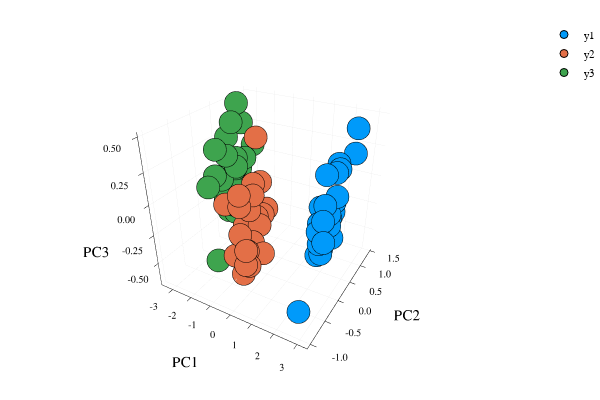

Notebook code cell kept with this figure:
### Markdown cell above
# PCA example: Fisher's Iris data

### Code cell
using MultivariateStats, RDatasets, Plots
plotly() # using plotly for 3D-interacive graphing

# load iris dataset
iris = dataset("datasets", "iris")

# split half to training set
Xtr = convert(Matrix, iris[1:2:end, 1:4])'
Xtr_labels = convert(Vector, iris[1:2:end, 5])

# split other half to testing set
Xte = convert(Matrix, iris[2:2:end, 1:4])'
Xte_labels = convert(Vector, iris[2:2:end, 5])

# suppose Xtr and Xte are training and testing data matrix,
# with each observation in a column

# train a PCA model, allowing up to 3 dimensions
M = fit(PCA, Xtr; maxoutdim=3)

# apply PCA model to testing set
Yte = transform(M, Xte)

# reconstruct testing observations (approximately)
Xr = reconstruct(M, Yte)

# group results by testing set labels for color coding
setosa = Yte[:, Xte_labels .== "setosa"]
versicolor = Yte[:, Xte_labels .== "versicolor"]
virginica = Yte[:, Xte_labels .== "virginica"]

# visualize first 3 principal components in 3D interacive plot
p = scatter(setosa[1, :], setosa[2, :], setosa[3, :],marker=:circle, linewidth=0)
scatter!(versicolor[1, :], versicolor[2, :], versicolor[3, :],marker=:circle, linewidth=0)
scatter!(virginica[1, :], virginica[2, :], virginica[3, :], marker=:circle, linewidth=0)
plot!(p, xlabel="PC1", ylabel="PC2", zlabel="PC3")

### Figure 1 — Plotly figure (JSON) as saved in the notebook; plotly's stock layout.template omitted (floating-point values rounded to 4 significant figures)
{"data": [{"colorbar": {"title": ""}, "hoverinfo": "text", "legendgroup": "y1", "marker": {"color": "rgba(0, 154, 250, 1.000)", "line": {"color": "rgba(0, 0, 0, 1.000)", "width": 1}, "size": 8, "symbol": "circle"}, "mode": "markers", "name": "y1", "showlegend": true, "text": [null, null, null, null, null, null, null, null, null, null, null, null, null, null, null, null, null, null, null, null, null, null, null, null, null], "type": "scatter3d", "x": [2.727, 2.755, 2.324, 2.651, 2.689, 2.634, 3.226, 2.448, 2.677, 2.624, 2.576, 2.324, 2.521, 2.594, 2.646, 2.441, 2.654, 2.886, 2.83, 2.617, 2.836, 2.429, 2.725, 2.852, 2.726], "xaxis": "x1", "y": [-0.2309, -0.4061, 0.6464, 0.08281, -0.1741, -0.08252, -0.6143, 1.224, 0.2285, 0.4039, 0.33, 0.02917, -0.1911, 0.2952, -0.285, 0.3597, 0.984, 0.005853, 0.164, 0.1569, -0.9693, 0.09085, -0.3148, -0.3248, 0.03576], "yaxis": "y1", "z": [-0.2531, -0.02713, 0.2305, -0.02529, -0.2315, 0.0821, -0.02111, 0.4065, 0.03861, 0.249, 0.2336, 0.02661, -0.2912, -0.05838, -0.003412, -0.1222, 0.2599, -0.1801, 0.1024, -0.07585, -0.4807, 0.2597, -0.1499, 0.03467, -0.09957], "zmax": 0.1, "zmin": -0.1}, {"colorbar": {"title": ""}, "hoverinfo": "text", "legendgroup": "y2", "marker": {"color": "rgba(227, 111, 71, 1.000)", "line": {"color": "rgba(0, 0, 0, 1.000)", "width": 1}, "size": 8, "symbol": "circle"}, "mode": "markers", "name": "y2", "showlegend": true, "text": [null, null, null, null, null, null, null, null, null, null, null, null, null, null, null, null, null, null, null, null, null, null, null, null, null], "type": "scatter3d", "x": [-0.901, -0.1896, -0.6319, 0.7373, 0.00578, -0.4948, -0.9661, -0.892, -0.2236, -0.04244, -0.3399, -0.9034, -0.8688, -1.528, 0.3142, 0.1891, -1.371, -0.7792, -0.8062, -0.1677, -0.8693, 0.6921, -0.3159, -0.6204, -0.2889], "xaxis": "x1", "y": [0.3507, -0.7887, -0.4053, -1.02, -0.7468, -0.09675, -0.08871, 0.5357, -0.2975, -0.5496, -0.02316, -0.1334, 0.3974, 0.3394, -0.333, -0.6438, -0.3793, 0.1729, -0.2645, -0.6603, -0.007377, -1.01, -0.2157, 0.0637, -0.3367], "yaxis": "y1", "z": [0.002741, -0.2911, -0.02078, -0.1213, 0.1792, 0.1008, -0.08985, -0.2759, -0.3224, -0.3171, -0.2543, -0.2632, -0.2934, -0.1485, -0.3773, -0.3998, -0.04504, 0.3938, -0.6706, -0.155, -0.02806, -0.2399, 0.0439, -0.2181, -0.04575], "zmax": 0.1, "zmin": -0.1}, {"colorbar": {"title": ""}, "hoverinfo": "text", "legendgroup": "y3", "marker": {"color": "rgba(62, 164, 78, 1.000)", "line": {"color": "rgba(0, 0, 0, 1.000)", "width": 1}, "size": 8, "symbol": "circle"}, "mode": "markers", "name": "y3", "showlegend": true, "text": [null, null, null, null, null, null, null, null, null, null, null, null, null, null, null, null, null, null, null, null, null, null, null, null, null], "type": "scatter3d", "x": [-1.413, -1.954, -3.355, -2.896, -2.871, -1.789, -1.351, -1.882, -3.424, -1.303, -1.199, -1.375, -2.571, -1.274, -2.348, -3.162, -1.425, -3.034, -1.88, -2.076, -1.892, -2.533, -1.92, -1.742, -1.377], "xaxis": "x1", "y": [-0.5567, -0.1338, 0.6929, 0.4871, 0.8284, -0.1464, -0.7518, 0.1355, 1.254, -0.6734, -0.6162, -0.1422, 0.657, -0.09782, 0.5825, 1.473, -0.08304, 0.8332, 0.08581, 0.4442, 0.4761, 0.329, 0.2466, 0.1276, -0.2803], "yaxis": "y1", "z": [0.2141, 0.0759, -0.293, -0.3861, 0.497, -0.07681, 0.175, 0.4741, 0.2597, -0.4442, 0.4235, -0.1039, -0.1501, 0.2014, -0.404, 0.03445, -0.1814, -0.2694, 0.1552, 0.05409, 0.1407, 0.3093, 0.18, 0.1232, 0.315], "zmax": 0.1, "zmin": -0.1}], "layout": {"annotations": [], "height": 400, "legend": {"bgcolor": "rgba(255, 255, 255, 1.000)", "bordercolor": "rgba(0, 0, 0, 1.000)", "font": {"color": "rgba(0, 0, 0, 1.000)", "family": "sans-serif", "size": 11}, "tracegroupgap": 0, "x": 1, "y": 1}, "margin": {"b": 20, "l": 0, "r": 0, "t": 20}, "paper_bgcolor": "rgba(255, 255, 255, 1.000)", "plot_bgcolor": "rgba(255, 255, 255, 1.000)", "scene": {"camera": {"eye": {"x": 1.126, "y": -1.95, "z": 1.3}}, "xaxis": {"anchor": "y1", "domain": [0.09128, 0.9934], "gridcolor": "rgba(0, 0, 0, 0.100)", "gridwidth": 0.5, "linecolor": "rgba(0, 0, 0, 1.000)", "mirror": false, "range": [-3.624, 3.426], "showgrid": true, "showline": true, "showticklabels": true, "tickangle": 0, "tickcolor": "rgb(0, 0, 0)", "tickfont": {"color": "rgba(0, 0, 0, 1.000)", "family": "sans-serif", "size": 11}, "tickmode": "array", "ticks": "inside", "ticktext": ["-3", "-2", "-1", "0", "1", "2", "3"], "tickvals": [-3, -2, -1, 0, 1, 2, 3], "title": "PC1", "titlefont": {"color": "rgba(0, 0, 0, 1.000)", "family": "sans-serif", "size": 15}, "type": "-", "visible": true, "zeroline": false, "zerolinecolor": "rgba(0, 0, 0, 1.000)"}, "yaxis": {"anchor": "x1", "domain": [0.07581, 0.9902], "gridcolor": "rgba(0, 0, 0, 0.100)", "gridwidth": 0.5, "linecolor": "rgba(0, 0, 0, 1.000)", "mirror": false, "range": [-1.095, 1.548], "showgrid": true, "showline": true, "showticklabels": true, "tickangle": 0, "tickcolor": "rgb(0, 0, 0)", "tickfont": {"color": "rgba(0, 0, 0, 1.000)", "family": "sans-serif", "size": 11}, "tickmode": "array", "ticks": "inside", "ticktext": ["-1.0", "-0.5", "0.0", "0.5", "1.0", "1.5"], "tickvals": [-1, -0.5, 0, 0.5, 1, 1.5], "title": "PC2", "titlefont": {"color": "rgba(0, 0, 0, 1.000)", "family": "sans-serif", "size": 15}, "type": "-", "visible": true, "zeroline": false, "zerolinecolor": "rgba(0, 0, 0, 1.000)"}, "zaxis": {"gridcolor": "rgba(0, 0, 0, 0.100)", "gridwidth": 0.5, "linecolor": "rgba(0, 0, 0, 1.000)", "mirror": false, "range": [-0.7057, 0.532], "showgrid": true, "showline": true, "showticklabels": true, "tickangle": 0, "tickcolor": "rgb(0, 0, 0)", "tickfont": {"color": "rgba(0, 0, 0, 1.000)", "family": "sans-serif", "size": 11}, "tickmode": "array", "ticks": "inside", "ticktext": ["-0.50", "-0.25", "0.00", "0.25", "0.50"], "tickvals": [-0.5, -0.25, 0, 0.25, 0.5], "title": "PC3", "titlefont": {"color": "rgba(0, 0, 0, 1.000)", "family": "sans-serif", "size": 15}, "type": "-", "visible": true, "zeroline": false, "zerolinecolor": "rgba(0, 0, 0, 1.000)"}}, "showlegend": true, "width": 600}}
